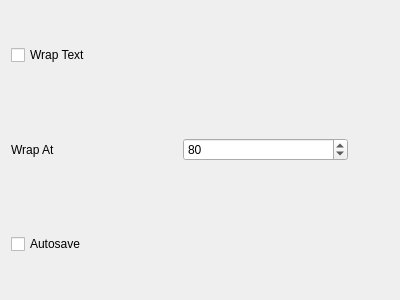
<?xml version="1.0" encoding="UTF-8"?>
<ui version="4.0">
 <class>prefs_base</class>
 <widget class="QWidget" name="prefs_base">
  <property name="geometry">
   <rect>
    <x>0</x>
    <y>0</y>
    <width>400</width>
    <height>300</height>
   </rect>
  </property>
  <property name="windowTitle">
   <string>Form</string>
  </property>
  <layout class="QGridLayout" name="gridLayout_2">
   <item row="0" column="0">
    <widget class="QCheckBox" name="kcfg_wrap">
     <property name="text">
      <string>Wrap Text</string>
     </property>
    </widget>
   </item>
   <item row="0" column="2">
    <spacer name="spacer_2">
     <property name="orientation">
      <enum>Qt::Vertical</enum>
     </property>
     <property name="sizeType">
      <enum>QSizePolicy::Expanding</enum>
     </property>
     <property name="sizeHint" stdset="0">
      <size>
       <width>41</width>
       <height>28</height>
      </size>
     </property>
    </spacer>
   </item>
   <item row="1" column="0">
    <widget class="QLabel" name="label_2">
     <property name="text">
      <string>Wrap At</string>
     </property>
    </widget>
   </item>
   <item row="1" column="1">
    <widget class="QSpinBox" name="kcfg_wrap_at">
     <property name="value">
      <number>80</number>
     </property>
    </widget>
   </item>
   <item row="1" column="2">
    <spacer name="spacer_3">
     <property name="orientation">
      <enum>Qt::Vertical</enum>
     </property>
     <property name="sizeType">
      <enum>QSizePolicy::Expanding</enum>
     </property>
     <property name="sizeHint" stdset="0">
      <size>
       <width>41</width>
       <height>20</height>
      </size>
     </property>
    </spacer>
   </item>
   <item row="2" column="0">
    <widget class="QCheckBox" name="kcfg_autosave">
     <property name="text">
      <string>Autosave</string>
     </property>
    </widget>
   </item>
   <item row="2" column="2">
    <spacer name="spacer">
     <property name="orientation">
      <enum>Qt::Vertical</enum>
     </property>
     <property name="sizeType">
      <enum>QSizePolicy::Expanding</enum>
     </property>
     <property name="sizeHint" stdset="0">
      <size>
       <width>41</width>
       <height>87</height>
      </size>
     </property>
    </spacer>
   </item>
  </layout>
 </widget>
 <resources/>
 <connections/>
</ui>
